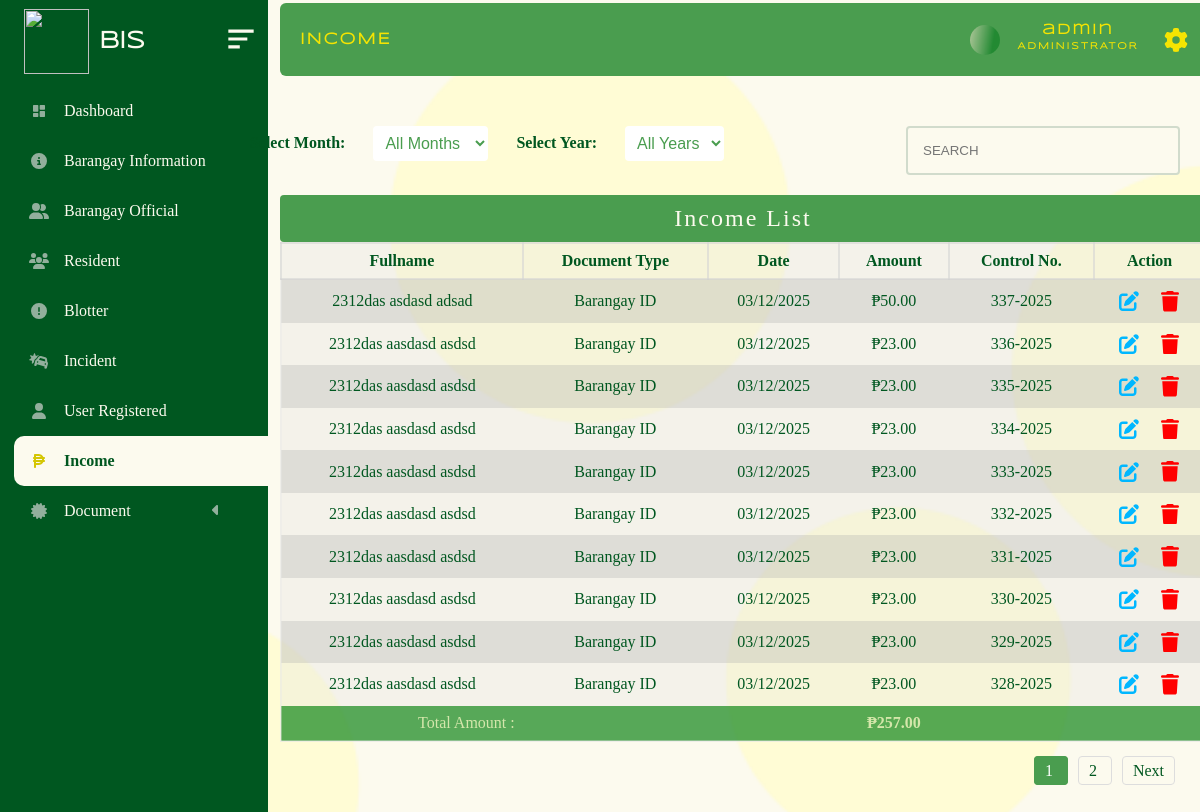
/administrator/admin_panel/revenue.php (signed in), run on an earlier commit of the app's database.
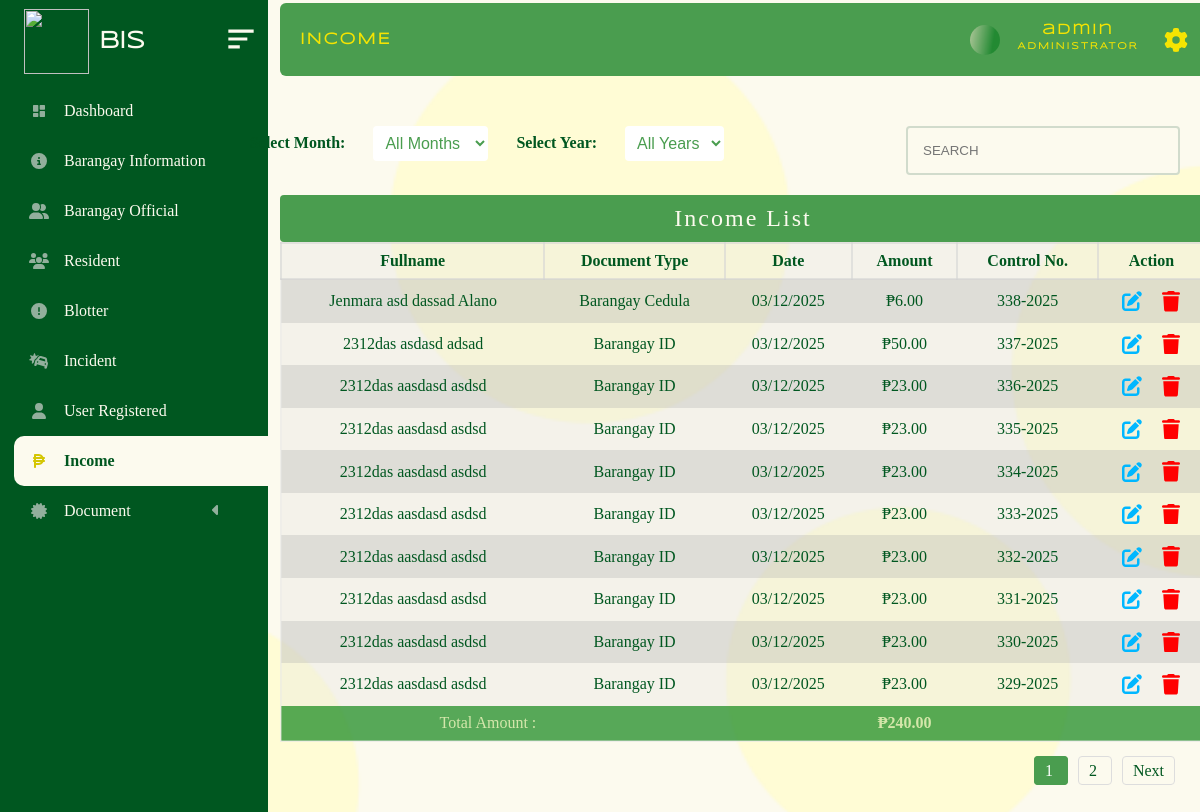
And on a later commit of the database.
### tables this page shows
CREATE TABLE `barangay_revenue` (
  `date_issue` date NOT NULL,
  `expired_date` date NOT NULL,
  `document_amount` float NOT NULL,
  `firstname` varchar(200) NOT NULL,
  `middlename` varchar(200) NOT NULL,
  `lastname` varchar(200) NOT NULL,
  `document_type` varchar(200) NOT NULL,
  `user_id` bigint(20) NOT NULL,
  `OR_no` bigint(11) NOT NULL
);

### administrator/admin_panel/revenue/revenue_table.php (the view, shortened to what this page needs)
<!DOCTYPE html>
<html lang="en">
<head>
    <link rel="stylesheet" href="/BIS/administrator/admin_panel/revenue/table_rev.css">
</head>
<body>
<input type="text" id="live_search" placeholder="SEARCH">
<form method="GET" action="" class = "form">
    <label for="month">Select Month:</label>
    <select name="month" id="month" onchange="this.form.submit()">
        <option value="">All Months</option>
    </select>
    <label for="year">Select Year:</label>
    <select name="year" id="year" onchange="this.form.submit()">
        <option value="">All Years</option>
    </select>
</form>
<?php
require("../../database/conn_db.php");
$month = isset($_GET['month']) ? $_GET['month'] : '';
$year = isset($_GET['year']) ? $_GET['year'] : '';
$page = isset($_GET['page']) ? max(1, (int)$_GET['page']) : 1;
$limit = isset($_GET['limit']) ? max(1, (int)$_GET['limit']) : 10;
$offset = ($page - 1) * $limit;
$countQuery = "SELECT COUNT(*) AS total FROM barangay_revenue WHERE 1";
$countResult = $conn->query($countQuery);
$totalRows = $countResult->fetch_assoc()['total'];
$totalPages = max(1, ceil($totalRows / $limit));
$sql = "SELECT * FROM barangay_revenue WHERE 1";
$sql .= " ORDER BY OR_no DESC LIMIT $limit OFFSET $offset";
$result = $conn->query($sql);
if ($result->num_rows > 0) { ?>
<div id="searchresult">
    <table>
        <caption>Income List</caption>
        <tr>
            <th>Fullname</th>
            <th>Document Type</th>
            <th>Date</th>
            <th>Amount</th>
            <th>Control No.</th>
            <th>Action</th>
        </tr>
        <?php
        $total_amount = 0;
        while ($row = $result->fetch_assoc()) {
            $OR_no = $row['OR_no'];
            $firstname = $row["firstname"];
            $lastname = $row["lastname"];
            $middlename = $row["middlename"];
            $amount = $row["document_amount"];
            $request_document = $row["document_type"];
            $date_issue = date("Y-m-d");
            $total_amount += $amount;
        ?>
        <tr class="table_hover">
            <td><?php echo $firstname . " " . $middlename . " " . $lastname; ?></td>
            <td><?php echo $request_document; ?></td>
            <td><?php echo date('m/d/Y', strtotime($date_issue)); ?></td>
            <td><?php echo "₱" . number_format($amount, 2); ?></td>
            <td><?php echo $OR_no . "-" . date("Y"); ?></td>
            <td>
            <div id="form_up_del_official">
                    <button id="barangay_cert" class="edit_revenue" data-id="<?php echo $row["OR_no"]; ?>"></button>
                    <button id="delete_official_btn" class="delete_btn_revenue" data-id="<?php echo $row["OR_no"]; ?>"></button>
                </div>
            </td>
        </tr>
        <?php } ?>
        <tfoot style="background-color:rgba(4, 129, 12, 0.65); color:rgba(255, 251, 199, 0.75);">
            <tr>
                <td colspan="0" style="text-align: right;">Total Amount :</td>
                <td></td>
                <td></td>
                <td colspan="0" style="font-weight: bold;">₱<?php echo number_format($total_amount, 2); ?></td>
                <td></td>
                <td></td>
            </tr>
        </tfoot>
    </table>
    <div class="pagination">
        <?php for ($i = 1; $i <= $totalPages; $i++): ?>
            <a href="?page=<?php echo $i; ?>&limit=<?php echo $limit; ?>&month=<?php echo $month; ?>&year=<?php echo $year; ?>" class="<?php echo $i == $page ? 'active' : ''; ?>">
                <?php echo $i; ?>
            </a>
        <?php endfor; ?>
        <?php if ($page < $totalPages): ?>
            <a href="?page=<?php echo $page + 1; ?>&limit=<?php echo $limit; ?>&month=<?php echo $month; ?>&year=<?php echo $year; ?>">Next</a>
        <?php endif; ?>
    </div>
</div>
<?php }
?>
                        <?php include('edit.php')?>
</body>
</html>

What changed in the data, as far as the page shows it:
no longer on this page (row unchanged): barangay_revenue: firstname "2312das", middlename "aasdasd", lastname "asdsd", document_type "Barangay ID", date_issue "03/12/2025", document_amount "23.00", OR_no "328"
added barangay_revenue: firstname "Jenmara asd", middlename "dassad", lastname "Alano", document_type "Barangay Cedula", date_issue "03/12/2025", document_amount "6.00", OR_no "338"
Also different on the page:
$total_amount: "257.00" → "240.00"
